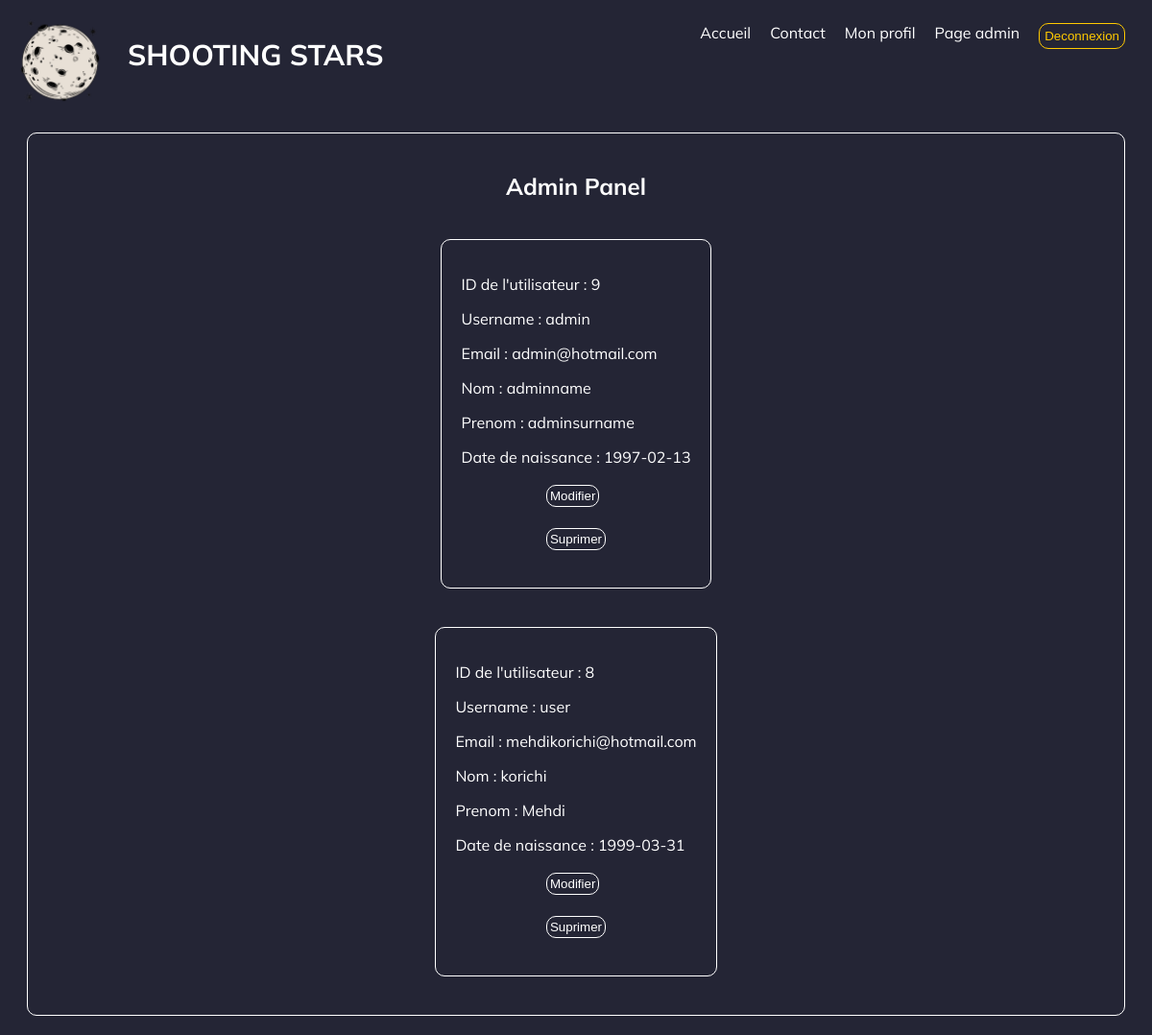
The app's page /vue/admin.php (signed in) with its own data.
### tables this page shows
CREATE TABLE IF NOT EXISTS `users` (
  `ID` int NOT NULL AUTO_INCREMENT,
  `username` varchar(50) NOT NULL,
  `password` varchar(255) NOT NULL,
  `nom` varchar(50) NOT NULL,
  `prenom` varchar(50) NOT NULL,
  `email` varchar(50) NOT NULL,
  `role` tinyint NOT NULL,
  `date_naissance` date NOT NULL,
  `date_creation` date NOT NULL,
  `date_connexion` date NOT NULL,
  PRIMARY KEY (`ID`),
  UNIQUE KEY `ID` (`ID`)
);

### model/userModel.php (called while the page is built, shortened)
<?php
include($_SERVER['DOCUMENT_ROOT'] . "/model/dbconnect.php");
function getUsers() {
    global $bdd;
    $sql = "SELECT * FROM users";
    $stmt = $bdd->prepare($sql);
    try {
        $stmt->execute();
        return $stmt->fetchAll();
    } catch (PDOException $e) {
        return [];
    }
}
?>

### vue/admin.php (the view, shortened to what this page needs)
<?php
include 'header.php';
$title = "Admin Panel";
require($_SERVER['DOCUMENT_ROOT'] . "/model/userModel.php");
if (!isset($_SESSION['user']) || $_SESSION['user']['role'] != 1) {
    echo "Vous n'avez pas les droits pour accéder à cette page.";
    exit;
}else{
?>
<div class="admin_card">
    <h2><?php echo $title; ?></h2>
    <?php
    global $bdd;
   $reponse = $bdd->query('SELECT * FROM users');
   $users = getUsers();
   foreach ($users as $user) {
    ?>
        <div class="admin_cards">
            <div>
                <p><?php echo "ID de l'utilisateur : " . $user['ID']; ?></p>
                <p><?php echo "Username : " . $user['username']; ?></p>
                <p><?php echo "Email : " .  $user['email']; ?></p>
                <p><?php echo "Nom : " . $user['nom']; ?></p>
                <p><?php echo "Prenom : " . $user['prenom']; ?></p>
                <p><?php echo "Date de naissance : " . $user['date_naissance']; ?></p>
            </div>
            <div class="input">
                <form action="<?php $_SERVER['DOCUMENT_ROOT'] ?>/vue/adminedit.php" method="POST">
                    <input type="submit" value="Modifier" name="bAdminEditUser">
                </form>
                <form action="<?php $_SERVER['DOCUMENT_ROOT'] ?>/controller/userController.php" method="POST">
                    <input type="submit" name="bAdminDeleteUser" value="Suprimer" />
                </form>
            </div>
        </div>
    <?php
    }
}
    ?>
</div>
</body>
</html>

### asset/css/style.css (style rules this page uses)
body { background-color: #242535; color: #fff; font-family: 'Mulish', sans-serif; }
.input input { background-color: transparent; color: white; border: 1px solid #fff; border-radius: 10px; margin: 3px; padding: 3px; }
.admin_card { display: flex; flex-direction: column; justify-content: center; align-items: center; margin: 20px; padding: 20px; border: #ffffff 1px solid; border-radius: 10px; }
.admin_cards { display: flex; flex-direction: column; justify-content: center; align-items: center; margin: 20px; padding: 20px; border: #ffffff 1px solid; border-radius: 10px; }

### records on screen
users: ID "9", username "admin", email "admin@hotmail.com", nom "adminname", prenom "adminsurname", date_naissance "1997-02-13"
users: ID "8", username "user", email "mehdikorichi@hotmail.com", nom "korichi", prenom "Mehdi", date_naissance "1999-03-31"

### other values on screen
$title "Admin Panel"
